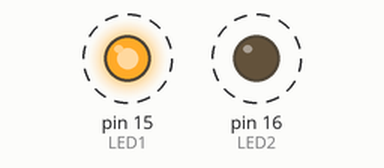
Recording of a sketch running on a simulated Arduino Uno, built with avr-gcc and run on an emulated ATmega328P. Shown: output pins drawn as LEDs (lit = HIGH). Dashed ring = blinking.

Above: at 0.02 s.
Timing chart, 0 to 3.0 s (numbered marks = the images above):
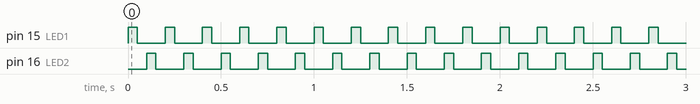

The sketch:

Lua_V3_mcu.ino
```cpp
//Version 0
int LED1=15;
int LED2=16;
void setup() {
  pinMode(LED1,OUTPUT);
  pinMode(LED2,OUTPUT);
}
void loop(){
  digitalWrite(LED1,HIGH);
  delay(50);
  digitalWrite(LED1, LOW);
  delay(50);
  digitalWrite(LED2,HIGH);
  delay(50);
  digitalWrite(LED2, LOW);
  delay(50);
}
```

Measured:
- by itself, pin 15 (LED1), pin 16 (LED2): alternates HIGH for 0.05 s and LOW for 0.15 s
